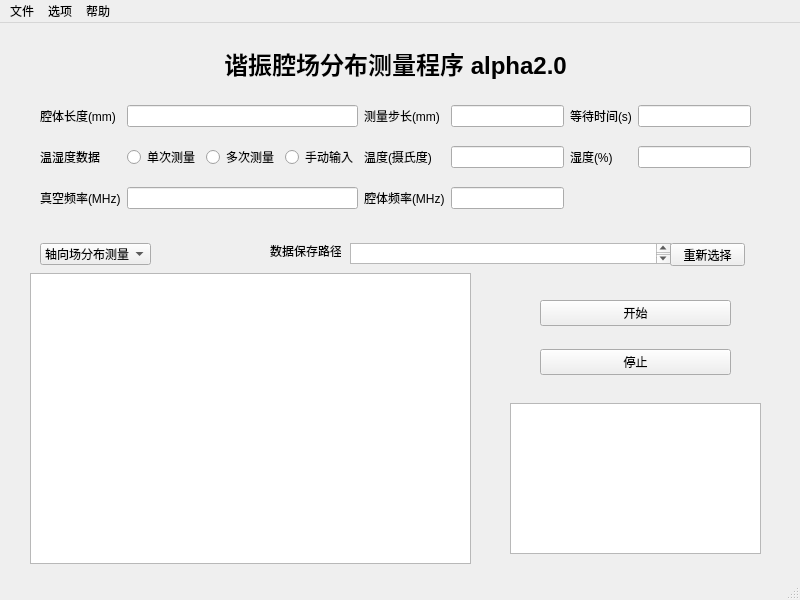
<?xml version="1.0" encoding="UTF-8"?>
<ui version="4.0">
 <class>MainWindow</class>
 <widget class="QMainWindow" name="MainWindow">
  <property name="geometry">
   <rect>
    <x>0</x>
    <y>0</y>
    <width>800</width>
    <height>600</height>
   </rect>
  </property>
  <property name="windowTitle">
   <string>谐振腔场分布测量程序</string>
  </property>
  <widget class="QWidget" name="centralwidget">
   <widget class="QWidget" name="gridLayoutWidget">
    <property name="geometry">
     <rect>
      <x>40</x>
      <y>70</y>
      <width>711</width>
      <height>131</height>
     </rect>
    </property>
    <layout class="QGridLayout" name="gridLayout">
     <item row="1" column="0">
      <widget class="QLabel" name="label_5">
       <property name="text">
        <string>温湿度数据</string>
       </property>
      </widget>
     </item>
     <item row="0" column="4">
      <widget class="QLabel" name="label_3">
       <property name="text">
        <string>等待时间(s)</string>
       </property>
      </widget>
     </item>
     <item row="0" column="5">
      <widget class="QLineEdit" name="time_step">
       <property name="maxLength">
        <number>15</number>
       </property>
      </widget>
     </item>
     <item row="1" column="2">
      <widget class="QLabel" name="label_6">
       <property name="text">
        <string>温度(摄氏度)</string>
       </property>
      </widget>
     </item>
     <item row="0" column="2">
      <widget class="QLabel" name="label_2">
       <property name="text">
        <string>测量步长(mm)</string>
       </property>
      </widget>
     </item>
     <item row="0" column="3">
      <widget class="QLineEdit" name="length_step">
       <property name="maxLength">
        <number>15</number>
       </property>
      </widget>
     </item>
     <item row="0" column="0">
      <widget class="QLabel" name="label">
       <property name="text">
        <string>腔体长度(mm)</string>
       </property>
      </widget>
     </item>
     <item row="1" column="3">
      <widget class="QLineEdit" name="temperature">
       <property name="readOnly">
        <bool>false</bool>
       </property>
      </widget>
     </item>
     <item row="1" column="5">
      <widget class="QLineEdit" name="humidity">
       <property name="readOnly">
        <bool>false</bool>
       </property>
      </widget>
     </item>
     <item row="0" column="1">
      <widget class="QLineEdit" name="total_length">
       <property name="maxLength">
        <number>15</number>
       </property>
      </widget>
     </item>
     <item row="1" column="4">
      <widget class="QLabel" name="label_7">
       <property name="text">
        <string>湿度(%)</string>
       </property>
      </widget>
     </item>
     <item row="2" column="0">
      <widget class="QLabel" name="label_8">
       <property name="text">
        <string>真空频率(MHz)</string>
       </property>
      </widget>
     </item>
     <item row="2" column="1">
      <widget class="QLineEdit" name="frequency"/>
     </item>
     <item row="2" column="2">
      <widget class="QLabel" name="label_9">
       <property name="text">
        <string>腔体频率(MHz)</string>
       </property>
      </widget>
     </item>
     <item row="2" column="3">
      <widget class="QLineEdit" name="actual_frequency">
       <property name="readOnly">
        <bool>true</bool>
       </property>
      </widget>
     </item>
     <item row="1" column="1">
      <layout class="QGridLayout" name="gridLayout_2">
       <item row="1" column="1">
        <widget class="QRadioButton" name="temp_mea_once">
         <property name="text">
          <string>单次测量</string>
         </property>
        </widget>
       </item>
       <item row="1" column="3">
        <widget class="QRadioButton" name="temp_typein">
         <property name="text">
          <string>手动输入</string>
         </property>
        </widget>
       </item>
       <item row="1" column="2">
        <widget class="QRadioButton" name="temp_mea_more">
         <property name="text">
          <string>多次测量</string>
         </property>
        </widget>
       </item>
      </layout>
     </item>
    </layout>
   </widget>
   <widget class="QLabel" name="label_4">
    <property name="geometry">
     <rect>
      <x>190</x>
      <y>20</y>
      <width>411</width>
      <height>41</height>
     </rect>
    </property>
    <property name="text">
     <string>&lt;html&gt;&lt;head/&gt;&lt;body&gt;&lt;p align=&quot;center&quot;&gt;&lt;span style=&quot; font-size:18pt; font-weight:600;&quot;&gt;谐振腔场分布测量程序 alpha2.0&lt;/span&gt;&lt;/p&gt;&lt;/body&gt;&lt;/html&gt;</string>
    </property>
   </widget>
   <widget class="PlotWidget" name="graphicsView">
    <property name="geometry">
     <rect>
      <x>30</x>
      <y>250</y>
      <width>441</width>
      <height>291</height>
     </rect>
    </property>
   </widget>
   <widget class="QWidget" name="verticalLayoutWidget">
    <property name="geometry">
     <rect>
      <x>540</x>
      <y>260</y>
      <width>191</width>
      <height>111</height>
     </rect>
    </property>
    <layout class="QVBoxLayout" name="verticalLayout">
     <item>
      <widget class="QPushButton" name="start_button">
       <property name="text">
        <string>开始</string>
       </property>
      </widget>
     </item>
     <item>
      <widget class="QPushButton" name="stop_button">
       <property name="text">
        <string>停止</string>
       </property>
      </widget>
     </item>
    </layout>
   </widget>
   <widget class="QTextBrowser" name="run_information">
    <property name="geometry">
     <rect>
      <x>510</x>
      <y>380</y>
      <width>251</width>
      <height>151</height>
     </rect>
    </property>
   </widget>
   <widget class="QComboBox" name="measurement_stratety">
    <property name="geometry">
     <rect>
      <x>40</x>
      <y>220</y>
      <width>111</width>
      <height>22</height>
     </rect>
    </property>
    <item>
     <property name="text">
      <string>轴向场分布测量</string>
     </property>
    </item>
    <item>
     <property name="text">
      <string>未完成</string>
     </property>
    </item>
   </widget>
   <widget class="QLabel" name="label_10">
    <property name="geometry">
     <rect>
      <x>270</x>
      <y>220</y>
      <width>71</width>
      <height>16</height>
     </rect>
    </property>
    <property name="text">
     <string>数据保存路径</string>
    </property>
   </widget>
   <widget class="QTextBrowser" name="save_directory">
    <property name="geometry">
     <rect>
      <x>350</x>
      <y>220</y>
      <width>321</width>
      <height>21</height>
     </rect>
    </property>
   </widget>
   <widget class="QPushButton" name="change_directory">
    <property name="geometry">
     <rect>
      <x>670</x>
      <y>220</y>
      <width>75</width>
      <height>23</height>
     </rect>
    </property>
    <property name="text">
     <string>重新选择</string>
    </property>
   </widget>
  </widget>
  <widget class="QMenuBar" name="menubar">
   <property name="geometry">
    <rect>
     <x>0</x>
     <y>0</y>
     <width>800</width>
     <height>23</height>
    </rect>
   </property>
   <widget class="QMenu" name="menuFile">
    <property name="title">
     <string>文件</string>
    </property>
    <addaction name="actionQuit"/>
   </widget>
   <widget class="QMenu" name="menuHelp">
    <property name="title">
     <string>帮助</string>
    </property>
    <addaction name="actionAbout"/>
   </widget>
   <widget class="QMenu" name="menu">
    <property name="title">
     <string>选项</string>
    </property>
    <widget class="QMenu" name="menu_2">
     <property name="title">
      <string>串口设置</string>
     </property>
     <addaction name="auto_find_com"/>
     <addaction name="separator"/>
     <addaction name="setting_port"/>
    </widget>
    <addaction name="menu_2"/>
   </widget>
   <addaction name="menuFile"/>
   <addaction name="menu"/>
   <addaction name="menuHelp"/>
  </widget>
  <widget class="QStatusBar" name="statusbar"/>
  <action name="actionAbout">
   <property name="text">
    <string>关于</string>
   </property>
   <property name="shortcut">
    <string>Ctrl+H</string>
   </property>
  </action>
  <action name="actionQuit">
   <property name="text">
    <string>退出</string>
   </property>
   <property name="iconText">
    <string>退出</string>
   </property>
   <property name="shortcut">
    <string>Ctrl+Q</string>
   </property>
  </action>
  <action name="auto_find_com">
   <property name="text">
    <string>default</string>
   </property>
  </action>
  <action name="actionCOM6">
   <property name="text">
    <string>COM6</string>
   </property>
  </action>
  <action name="actionCOM7">
   <property name="text">
    <string>更多设置</string>
   </property>
  </action>
  <action name="actionCOM5">
   <property name="text">
    <string>COM5</string>
   </property>
  </action>
  <action name="actionCOM4">
   <property name="text">
    <string>COM4</string>
   </property>
  </action>
  <action name="setting_port">
   <property name="text">
    <string>更多设置</string>
   </property>
  </action>
 </widget>
 <customwidgets>
  <customwidget>
   <class>PlotWidget</class>
   <extends>QGraphicsView</extends>
   <header>pyqtgraph</header>
  </customwidget>
 </customwidgets>
 <resources/>
 <connections>
  <connection>
   <sender>actionQuit</sender>
   <signal>triggered()</signal>
   <receiver>MainWindow</receiver>
   <slot>close()</slot>
   <hints>
    <hint type="sourcelabel">
     <x>-1</x>
     <y>-1</y>
    </hint>
    <hint type="destinationlabel">
     <x>399</x>
     <y>299</y>
    </hint>
   </hints>
  </connection>
  <connection>
   <sender>temp_mea_once</sender>
   <signal>clicked()</signal>
   <receiver>temperature</receiver>
   <slot>hide()</slot>
   <hints>
    <hint type="sourcelabel">
     <x>161</x>
     <y>157</y>
    </hint>
    <hint type="destinationlabel">
     <x>499</x>
     <y>157</y>
    </hint>
   </hints>
  </connection>
  <connection>
   <sender>temp_mea_once</sender>
   <signal>clicked()</signal>
   <receiver>humidity</receiver>
   <slot>hide()</slot>
   <hints>
    <hint type="sourcelabel">
     <x>161</x>
     <y>157</y>
    </hint>
    <hint type="destinationlabel">
     <x>692</x>
     <y>157</y>
    </hint>
   </hints>
  </connection>
  <connection>
   <sender>temp_typein</sender>
   <signal>clicked()</signal>
   <receiver>temperature</receiver>
   <slot>show()</slot>
   <hints>
    <hint type="sourcelabel">
     <x>315</x>
     <y>157</y>
    </hint>
    <hint type="destinationlabel">
     <x>499</x>
     <y>157</y>
    </hint>
   </hints>
  </connection>
  <connection>
   <sender>temp_typein</sender>
   <signal>clicked()</signal>
   <receiver>humidity</receiver>
   <slot>show()</slot>
   <hints>
    <hint type="sourcelabel">
     <x>315</x>
     <y>157</y>
    </hint>
    <hint type="destinationlabel">
     <x>692</x>
     <y>157</y>
    </hint>
   </hints>
  </connection>
  <connection>
   <sender>temp_mea_more</sender>
   <signal>clicked()</signal>
   <receiver>temperature</receiver>
   <slot>hide()</slot>
   <hints>
    <hint type="sourcelabel">
     <x>238</x>
     <y>157</y>
    </hint>
    <hint type="destinationlabel">
     <x>499</x>
     <y>157</y>
    </hint>
   </hints>
  </connection>
  <connection>
   <sender>temp_mea_more</sender>
   <signal>clicked()</signal>
   <receiver>humidity</receiver>
   <slot>hide()</slot>
   <hints>
    <hint type="sourcelabel">
     <x>238</x>
     <y>157</y>
    </hint>
    <hint type="destinationlabel">
     <x>692</x>
     <y>157</y>
    </hint>
   </hints>
  </connection>
 </connections>
</ui>
